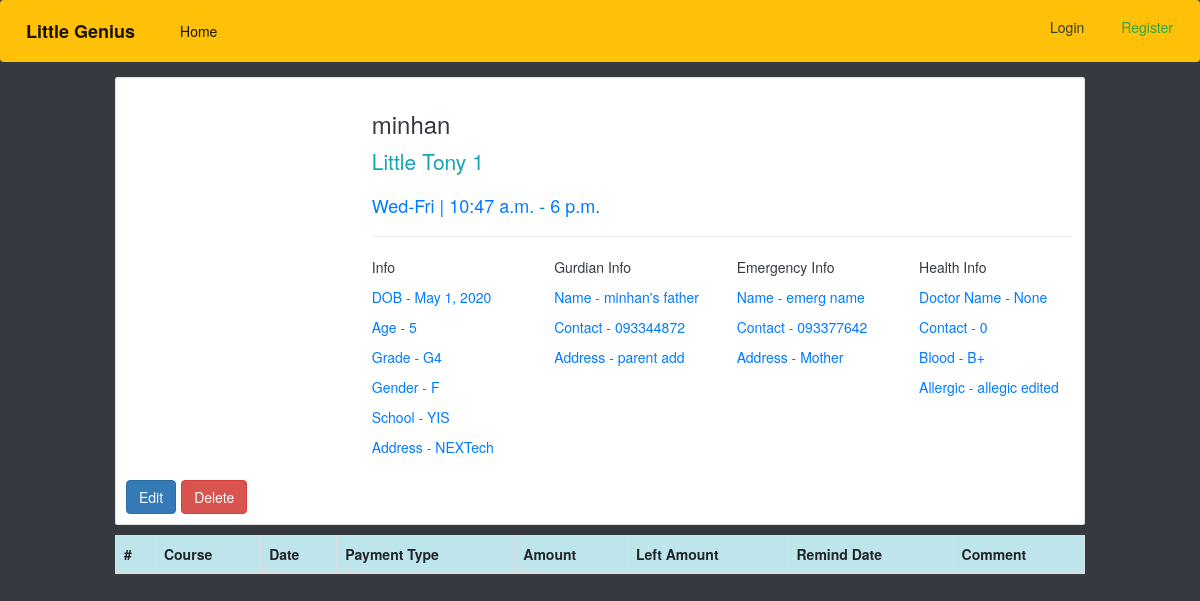
Before: /stds/2 with the older database file.
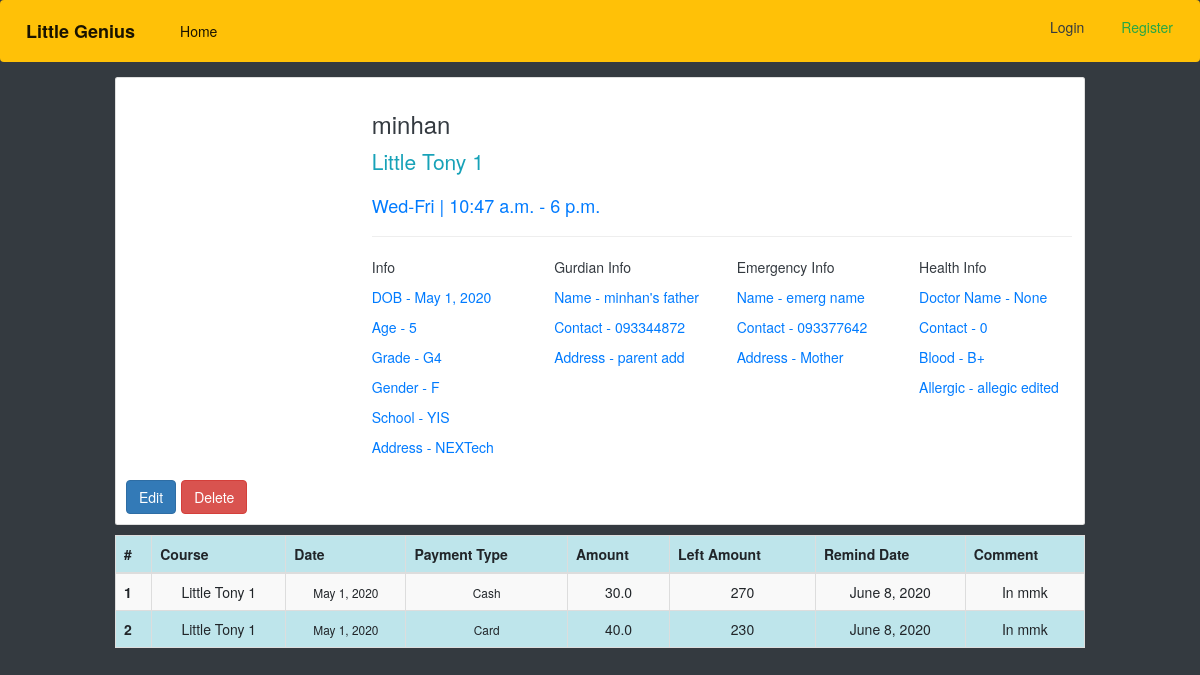
After: the same page with the newer database file.
### genius/models.py (models this page shows, shortened)
class Students(models.Model):
    created_by = models.ForeignKey(
        User, on_delete=models.SET_NULL, default=1, null=True)
    name = models.CharField(max_length=200, null=True)
    image = models.ImageField(upload_to='images/', null=True, blank=True)
    dob = models.DateField(null=True, verbose_name='Date of Birth')
    age = models.IntegerField()
    grade_choice = (
        ('G1', 'Grade-1'),
        ('G2', 'Grade-2'),
        ('G3', 'Grade-3'),
        ('G4', 'Grade-4'),
        ('G5', 'Grade-5'),
        ('G6', 'Grade-6'),
        ('G7', 'Grade-7'),
        ('G8', 'Grade-8'),
        ('G9', 'Grade-9'),
        ('G10', 'Grade-10'),
        ('G11', 'Grade-11'),
        ('G12', 'Grade-12'),
    )
    gender_choice=(
        ('M', 'Male'),
        ('F', 'Female'),
        ('N', 'None'),
    )
    blood_choice=(
        ('O', 'O'),
        ('A-', 'A-'),
        ('B+', 'B+'),
        ('B-', 'B-'),
        ('A+', 'A+'),
        ('AB', 'AB'),
    )
    relation_choice=(
        ('Uncle', 'Uncle'),
        ('Aunty', 'Aunty'),
        ('Father', 'Father'),
        ('Mother', 'Mother'),
        ('Grandpa', 'Grandpa'),
        ('Grandma', 'Grandma'),
        ('Sister', 'Sister'),
        ('Brother', 'Brother'),
    )
    gender=models.CharField(choices=gender_choice, max_length=10, null=True)
    grade = models.CharField(choices=grade_choice, max_length=10, null=True)
    attending_school = models.CharField(max_length=100, null=True)
    course = models.ForeignKey(
        Create_Class, on_delete=models.SET_NULL, default=1, null=True)
    address = models.TextField(null=True)
    parent_name = models.CharField(max_length=200, null=True)
    parent_contact = models.CharField(max_length=20, null=True)
    parent_address = models.TextField(null=True)
    emerg_name = models.CharField(max_length=200, null=True, verbose_name='Emergency Name')
    emerg_contact = models.CharField(max_length=20, null=True, verbose_name='Emergency Contact')
    emerg_relation = models.CharField(choices=relation_choice ,max_length=20, null=True, verbose_name='Emergency Relationship')
    doc_name = models.CharField(max_length=200, null=False, default='None', verbose_name='Doctor Name')
    doc_contact = models.CharField(max_length=20, null=False, default='None', verbose_name='Doctor Contact')
    blood_type = models.CharField(choices=blood_choice,max_length=10, null=True)
    allergic = models.TextField(null=True)
    objects = StudentPostManager()
    def get_absolute_url(self):
        return f"/stds/{self.pk}"
    def get_edit_student(self):
        return f"{self.get_absolute_url()}/edit"
    def get_delete_student(self):
        return f"{self.get_absolute_url()}/delete"

class Create_Class(models.Model):
    created_by = models.ForeignKey(
        User, on_delete=models.SET_NULL, null=True, default=1)
    class_name = models.CharField(max_length=150, null=True)
    from_choice = (
        ('Mon', 'Monday'),
        ('Tue', 'Tuesday'),
        ('Wed', 'Wednesday'),
        ('Thu', 'Thursday'),
        ('Fri', 'Friday'),
        ('Sat', 'Saturday'),
        ('Sun', 'Sunday'),
    )
    from_days = models.CharField(max_length=10, choices=from_choice)
    to_days = models.CharField(max_length=10, choices=from_choice)
    from_time = models.TimeField()
    to_time = models.TimeField()
    cost= models.CharField(max_length=50, null=True, default=300)
    created_on = models.DateTimeField(auto_now=True)

class Payment(models.Model):
    std= models.ForeignKey(Students, on_delete=models.CASCADE)
    date= models.DateField(auto_now=True, auto_now_add=False)
    amount= models.FloatField(max_length=50, null=False, default=0)
    pay_type=(
        ('Cash', 'Cash'),
        ('Card', 'Card'),
        ('KBZ_Pay', 'KBZ Pay'),
    )
    payment_type=models.CharField(choices=pay_type, max_length=50, null=True)
    left_amount= models.CharField(null=True,max_length=50)
    remind_date= models.DateField( null=False, default=None)
    comment= models.TextField(null=False)

### genius/views.py (the view)
# urls.py: path('stds/<int:id>',Student_Detail , name='std-detail'),
def Student_Detail(request, id):
    objs = get_object_or_404(Students, id=id)
    payments= Payment.objects.filter(std=id)
    templatename = 'genius/students_detail.html'
    context = {'obj': objs, 'form': None, 'pay':payments}
    return render(request, templatename, context)

### genius/templates/genius/students_detail.html (shortened to what this page needs)
{% extends 'base.html' %}
{% block content %}
<div class="row justify-content-center mb-3">
    <div class="col-10">
        <div class="card text-dark">
            <div class="card-body">
                <div class="row">
                    <div class="col-3">
                    </div>
                    <div class="col">
                        <h3>{{obj.name}}</h3>
                        <p class="text-info lead">{{obj.course.class_name}}</p>
                        <h4 class="text-primary">{{obj.course.from_days}}-{{obj.course.to_days}} | {{obj.course.from_time}} - {{obj.course.to_time}}</h4>
                        <hr>
                        <div class="row">
                            <div class="col">
                                <p class="text-lead">Info</p>
                                <p class="text-primary">DOB - {{obj.dob}}</p>
                                <p class="text-primary">Age - {{obj.age}}</p>
                                <p class="text-primary">Grade - {{obj.grade}}</p>
                                <p class="text-primary">Gender - {{obj.gender}}</p>
                                <p class="text-primary">School - {{obj.attending_school}}</p>
                                <p class="text-primary">Address - {{obj.address}}</p>
                            </div>
                            <div class="col">
                                <p class="text-lead">Gurdian Info</p>
                                <p class="text-primary">Name - {{obj.parent_name}}</p>
                                <p class="text-primary">Contact - {{obj.parent_contact}}</p>
                                <p class="text-primary">Address - {{obj.parent_address}}</p>
                            </div>
                            <div class="col">
                                <p class="text-lead">Emergency Info</p>
                                <p class="text-primary">Name - {{obj.emerg_name}}</p>
                                <p class="text-primary">Contact - {{obj.emerg_contact}}</p>
                                <p class="text-primary">Address - {{obj.emerg_relation}}</p>
                            </div>
                            <div class="col">
                                <p class="text-lead">Health Info</p>
                                <p class="text-primary">Doctor Name - {{obj.doc_name}}</p>
                                <p class="text-primary">Contact - {{obj.doc_contact}}</p>
                                <p class="text-primary">Blood - {{obj.blood_type}}</p>
                                <p class="text-primary">Allergic - {{obj.allergic}}</p>
                            </div>
                        </div>
                    </div>
                </div>
            </div>
            <div class="card-foot mb-3">
                <div class="row ml-3">
                    <a class="btn btn-primary" href="{{ obj.get_edit_student }}">Edit</a>
                    <a class="btn btn-danger ml-2" href="{{ obj.get_delete_student }}">Delete</a>
                </div>
            </div>
        </div>
    </div>
</div>
<div class="row justify-content-center">
    <div class="col-10">
        <table class="table  table-bordered table-striped mb-0 table-info">
            <thead>
                <tr>
                <th scope="col">#</th>
                <th scope="col">Course</th>
                <th scope="col">Date</th>
                <th scope="col">Payment Type</th>
                <th scope="col">Amount</th>
                <th scope="col">Left Amount</th>
                <th scope="col">Remind Date</th>
                <th scope="col">Comment</th>
                </tr>
            </thead>
            <tbody class="text-center" >
                {% for cl in pay %}
                    <tr>
                    <th scope="row">{{cl.pk}}</th>
                    <td>{{cl.std.course.class_name}}</td>
                    <td><small>{{cl.date}}</small></td>
                    <td><small>{{cl.payment_type}}</small></td>
                    <td>{{cl.amount}}</td>
                    <td>{{cl.left_amount}}</td>
                    <td>{{cl.remind_date}}</td>
                    <td>{{cl.comment}}</td>
                    </tr>
                {% endfor %}
            </tbody>
        </table>
    </div>
</div>
{% endblock content %}

### templates/base.html (shortened to what this page needs)
<!doctype html>
<html lang="en">
  <head>
    <link rel="stylesheet" href="https://stackpath.bootstrapcdn.com/bootstrap/4.4.1/css/bootstrap.min.css">
    <link href="//cdn.bootcss.com/bootstrap/3.3.7/css/bootstrap.min.css" rel="stylesheet">
    <link href="//cdn.bootcss.com/bootstrap-datetimepicker/4.17.44/css/bootstrap-datetimepicker.min.css" rel="stylesheet">
  </head>
  <body class="bg-dark text-light">
    {% include 'navbar.html' %}
    <div class="container-fluid">
            {% block content %}
            {% endblock content %}
    </div>
  </body>
</html>

### templates/navbar.html (shortened to what this page needs)
<nav class="navbar navbar-expand-lg navbar-light bg-warning mb-4 fixed-top">
  <a class="navbar-brand head font-weight-bold" href="/">Little Genius</a>
  <div class="collapse navbar-collapse" id="navbarSupportedContent">
    <ul class="navbar-nav mr-auto">
      <li class="nav-item active">
        <a class="nav-link" href="/">Home <span class="sr-only">(current)</span></a>
      </li>
    </ul>
    <ul class="nav navbar-right ">
      {% if user.is_authenticated %}
      <li class="nav-item active">
        <a class="btn btn-outline-dark " href="{% url 'user:profile'%}">{{user.username|capfirst}}</a>
      </li>
      <li class="nav-item active">
          <a class=" btn btn-outline-dark" href="{% url 'user:logout' %}">Logout </a>
        </li>
      {% else %}
        <li class="nav-item active">
          <a class=" btn btn-outline-dark" href="{% url 'user:login_page' %}">Login </a>
        </li>
        <li class="nav-item active">
          <a class="ml-2 btn btn-outline-success" href="{% url 'user:new_user'%}">Register</a>
        </li>
      {% endif %}
    </ul>
  </div>
</nav>

Changed rows visible on the page:
added Payment: pk "1", std.course.class_name "Little Tony 1", date "May 1, 2020", payment_type "Cash", amount "30.0", left_amount "270", remind_date "June 8, 2020", comment "In mmk"
added Payment: pk "2", std.course.class_name "Little Tony 1", date "May 1, 2020", payment_type "Card", amount "40.0", left_amount "230", remind_date "June 8, 2020", comment "In mmk"
